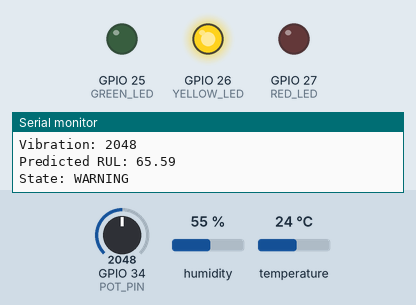
Recording of a sketch running on a simulated ESP32. On the bench: output pins drawn as LEDs (lit = HIGH), the last lines printed to the serial monitor. The test bench sets the inputs (shaded band); at power-on: GPIO 34 (POT_PIN) = 2048, humidity 55 %, temperature 24 °C.

Above: at 2.8 s.
2.9 s: GPIO 34 (POT_PIN) set to 1346
5.6 s: GPIO 34 (POT_PIN) set to 1267
At 6.3 s:
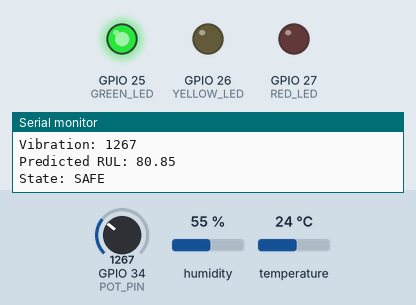
8.3 s: GPIO 34 (POT_PIN) set to 4095
At 11.0 s:
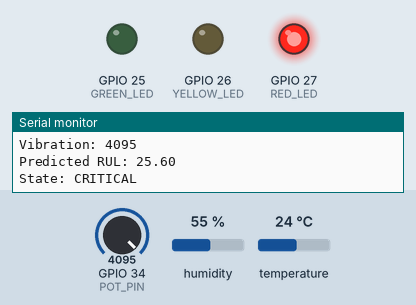
11.5 s: GPIO 34 (POT_PIN) set to 3943
14.2 s: GPIO 34 (POT_PIN) set to 3830
At 17.2 s:
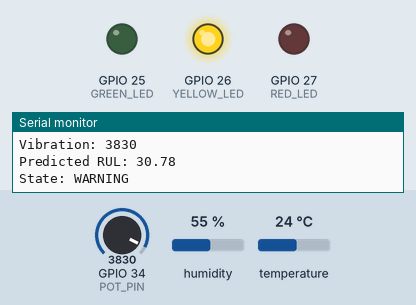
17.5 s: GPIO 34 (POT_PIN) set to 1228
At 19.2 s:
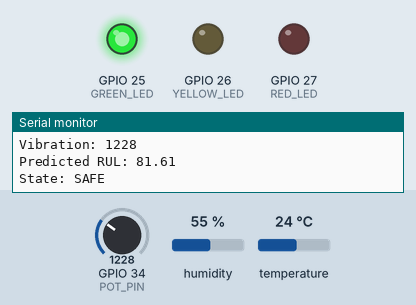
Timing chart, 0 to 20.7 s (numbered marks = the images above; inputs shaded):
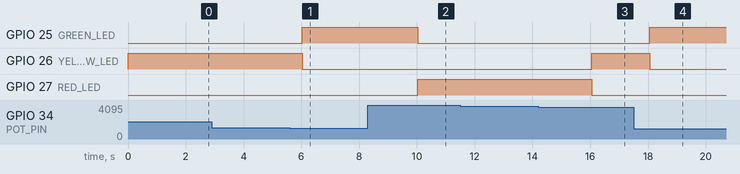

The sketch:

sketch.ino
```cpp
#include <DHT.h>

#define DHTPIN 15
#define DHTTYPE DHT22

#define POT_PIN 34

#define GREEN_LED 25
#define YELLOW_LED 26
#define RED_LED 27

DHT dht(DHTPIN, DHTTYPE);

void setup() {
  Serial.begin(115200);
  dht.begin();

  pinMode(GREEN_LED, OUTPUT);
  pinMode(YELLOW_LED, OUTPUT);
  pinMode(RED_LED, OUTPUT);
}

// 🔥 SIMULATED EDGE MODEL
float predictRUL(float temp, int vibration) {
  float temp_norm = temp / 100.0;
  float vib_norm = vibration / 4095.0;

  float rul = 120 - (temp_norm * 60 + vib_norm * 80);

  return rul;
}

String classify(float rul) {
  if (rul > 80) return "SAFE";
  else if (rul > 30) return "WARNING";
  else return "CRITICAL";
}

void loop() {
  float temp = dht.readTemperature();
  int vibration = analogRead(POT_PIN);

  float rul = predictRUL(temp, vibration);
  String state = classify(rul);

  digitalWrite(GREEN_LED, LOW);
  digitalWrite(YELLOW_LED, LOW);
  digitalWrite(RED_LED, LOW);

  if (state == "SAFE") digitalWrite(GREEN_LED, HIGH);
  else if (state == "WARNING") digitalWrite(YELLOW_LED, HIGH);
  else digitalWrite(RED_LED, HIGH);

  Serial.println("------");
  Serial.print("Temp: "); Serial.println(temp);
  Serial.print("Vibration: "); Serial.println(vibration);
  Serial.print("Predicted RUL: "); Serial.println(rul);
  Serial.print("State: "); Serial.println(state);

  delay(2000);
}
```

Measured:
- the behaviour switches between 1311 and 1310 on GPIO 34 (POT_PIN) (found by bisection; images 0 and 1)
- the behaviour switches between 3870 and 3869 on GPIO 34 (POT_PIN) (found by bisection; images 2 and 3)
- after the input at 5.6 s, GPIO 25 (GREEN_LED): LOW → HIGH after 0.42 s; GPIO 26 (YELLOW_LED): HIGH → LOW after 0.42 s
- after the input at 8.3 s, GPIO 25 (GREEN_LED): HIGH → LOW after 1.7 s; GPIO 27 (RED_LED): LOW → HIGH after 1.7 s
- after the input at 14.2 s, GPIO 26 (YELLOW_LED): LOW → HIGH after 1.9 s; GPIO 27 (RED_LED): HIGH → LOW after 1.9 s
- after the input at 17.5 s, GPIO 25 (GREEN_LED): LOW → HIGH after 0.56 s; GPIO 26 (YELLOW_LED): HIGH → LOW after 0.56 s
